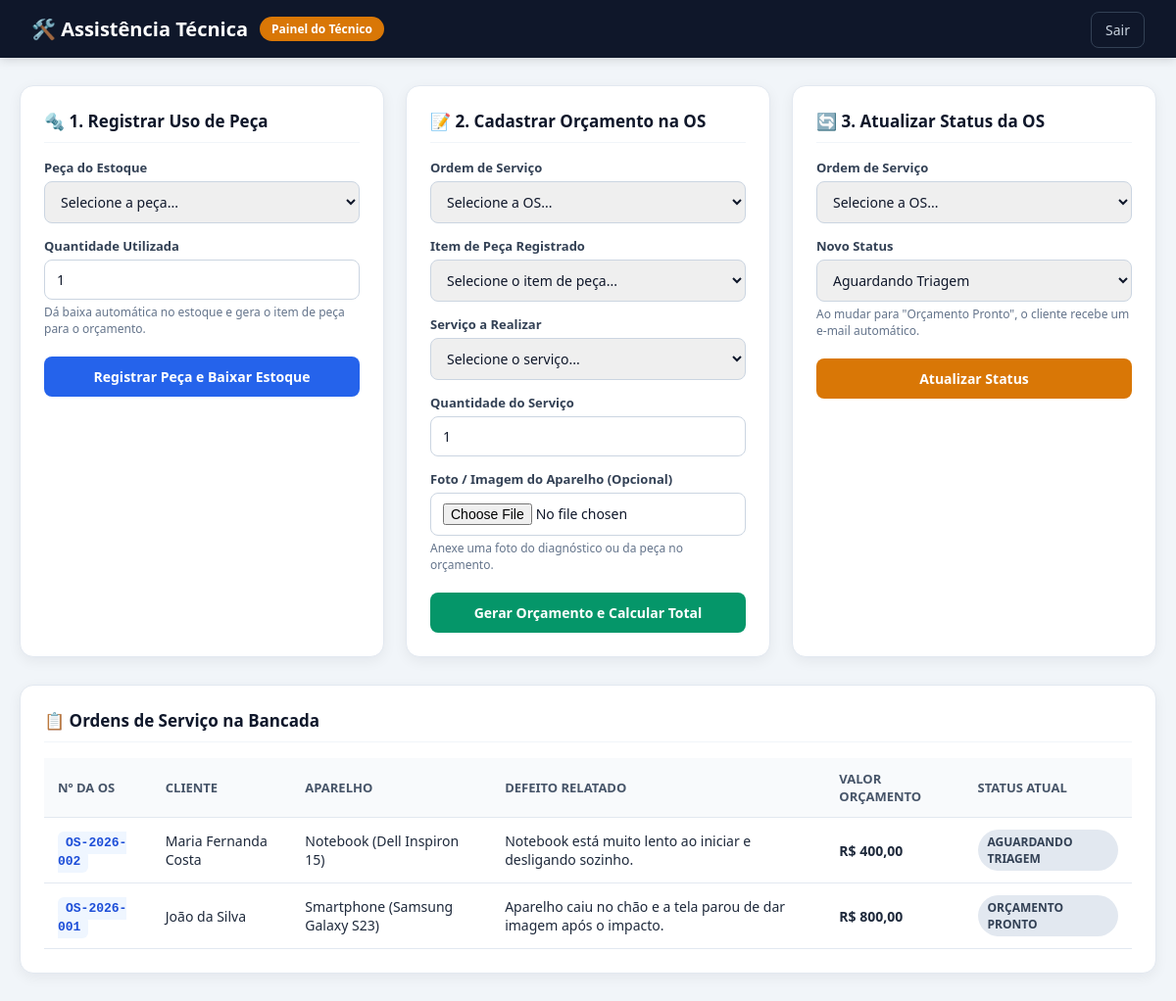
The page /tecnico/ on the database its author committed.
### app/models.py (models this page shows, shortened)
class OrdemServico(models.Model):
    STATUS_CHOICE = (
        ('AGUARDANDO TRIAGEM', 'Aguardando Triagem'),
        ('EM TRIAGEM', 'Em Triagem'),
        ('ORÇAMENTO PRONTO', 'Orçamento Pronto'),
        ('ORÇAMENTO ACEITO', 'Orçamento Aceito'),
        ('EM REPARO', 'Em Reparo'),
        ('TESTE', 'Teste'),
        ('PAGAMENTO FEITO', 'Pagamento Feito'),
        ('ENTREGUE', 'Entregue'),
        ('CANCELADO', 'Cancelado'),
    )
    def gerarNumeroOS():
        ano = datetime.date.today().year
        numero = OrdemServico.objects.filter(data_abertura__year=ano).count() + 1
        return f'OS-{ano}-{numero:03d}'
    numero_os = models.CharField(max_length=13, default=gerarNumeroOS)
    cliente = models.ForeignKey(Cliente, on_delete=models.CASCADE)
    aparelho = models.ForeignKey(Aparelho, on_delete=models.CASCADE)
    data_abertura = models.DateField()
    data_fechamento = models.DateField(null=True, blank=True)
    relato_cliente = models.TextField()
    Valor = models.ForeignKey(Orcamento, on_delete= models.CASCADE, null=True, blank=True)
    status = models.CharField(
        max_length=20,
        choices=STATUS_CHOICE,
        default = 'AGUARDANDO TRIAGEM'
    )

class Cliente(models.Model):
    user = models.OneToOneField(User, on_delete= models.CASCADE, null= True, blank = True)
    nome = models.CharField(max_length=100)
    email = models.EmailField()
    telefone = models.CharField(max_length=15)
    endereco = models.CharField(max_length=200)
    cpf = models.CharField(max_length=11)
    senha_acesso = models.CharField(max_length=10, null=True, blank=True)

class Aparelho(models.Model):
    nome = models.CharField(max_length=100)
    marca = models.CharField(max_length=100)
    modelo = models.CharField(max_length=100)
    cliente = models.ForeignKey(Cliente, on_delete=models.CASCADE)
    descricao = models.TextField()

class Orcamento(models.Model):
    QtdeS = models.ForeignKey(itemServico, on_delete=models.CASCADE, related_name='orcamentos_qtdes')
    Val_unitarioS = models.ForeignKey(itemServico, on_delete= models.CASCADE, related_name='orcamentos_vals')
    QtdeP = models.ForeignKey(itemPeca, on_delete= models.CASCADE, related_name='orcamentos_qtdep')
    Val_unitarioP = models.ForeignKey(itemPeca, on_delete= models.CASCADE, related_name='orcamentos_valp')
    Imagem = models.BinaryField(null=True, blank=True)
    def calcularpreco(self=None):
        if self is None:
            return 0.0
        return self.QtdeS.QtdeS * self.Val_unitarioS.Val_unitarioS + self.QtdeP.QtdeP * self.Val_unitarioP.Val_unitarioP
    Valor = models.FloatField(default=calcularpreco)

### app/views.py (the view, shortened to what this page needs)
# urls.py: path('tecnico/', views.painel_tecnico, name = 'painel_tecnico'),
def painel_tecnico(request):
    mensagem = None
    tecnico_obj = tecnico.objects.first()
    if not tecnico_obj:
        tecnico_obj = tecnico.objects.create(Nome="Técnico Padrão", Cargo="Técnico")
    contexto = {
        'ordens': OrdemServico.objects.all().order_by('-id'),
        'pecas': peca.objects.all(),
        'servicos': servico.objects.all(),
        'itens_peca': itemPeca.objects.all().order_by('-id'),
        'mensagem': mensagem,
    }
    return render(request, 'painel_tecnico.html', contexto)

### app/templates/painel_tecnico.html (shortened to what this page needs)
<!DOCTYPE html>
<html lang="pt-br">
<head>
</head>
<body>
    <header>
        <div class="brand">
            <h1>🛠️ Assistência Técnica</h1>
            <span class="badge-role">Painel do Técnico</span>
        </div>
        <div class="user-actions">
            <a href="{% url 'login' %}">Sair</a>
        </div>
    </header>
    <div class="container">
        <div class="grid-forms">
            <div class="card">
                <h2>🔩 1. Registrar Uso de Peça</h2>
                <form method="POST">
                    <div class="form-group">
                        <label>Peça do Estoque</label>
                        <select name="peca_id" required>
                            <option value="">Selecione a peça...</option>
                        </select>
                    </div>
                    <div class="form-group">
                        <label>Quantidade Utilizada</label>
                        <input type="number" name="quantidade" min="1" value="1" required>
                        <span class="helper-text">Dá baixa automática no estoque e gera o item de peça para o orçamento.</span>
                    </div>
                    <button type="submit" class="btn">Registrar Peça e Baixar Estoque</button>
                </form>
            </div>
            <div class="card">
                <h2>📝 2. Cadastrar Orçamento na OS</h2>
                <form method="POST" enctype="multipart/form-data">
                    <div class="form-group">
                        <label>Ordem de Serviço</label>
                        <select name="os_id" required>
                            <option value="">Selecione a OS...</option>
                        </select>
                    </div>
                    <div class="form-group">
                        <label>Item de Peça Registrado</label>
                        <select name="item_peca_id" required>
                            <option value="">Selecione o item de peça...</option>
                        </select>
                    </div>
                    <div class="form-group">
                        <label>Serviço a Realizar</label>
                        <select name="servico_id" required>
                            <option value="">Selecione o serviço...</option>
                        </select>
                    </div>
                    <div class="form-group">
                        <label>Quantidade do Serviço</label>
                        <input type="number" name="qtde_servico" min="1" value="1" required>
                    </div>
                    <div class="form-group">
                        <label>Foto / Imagem do Aparelho (Opcional)</label>
                        <input type="file" name="imagem" accept="image/*">
                        <span class="helper-text">Anexe uma foto do diagnóstico ou da peça no orçamento.</span>
                    </div>
                    <button type="submit" class="btn btn-success">Gerar Orçamento e Calcular Total</button>
                </form>
            </div>
            <div class="card">
                <h2>🔄 3. Atualizar Status da OS</h2>
                <form method="POST">
                    <div class="form-group">
                        <label>Ordem de Serviço</label>
                        <select name="os_id" required>
                            <option value="">Selecione a OS...</option>
                        </select>
                    </div>
                    <div class="form-group">
                        <label>Novo Status</label>
                        <select name="novo_status" required>
                            <option value="AGUARDANDO TRIAGEM">Aguardando Triagem</option>
                        </select>
                        <span class="helper-text">Ao mudar para "Orçamento Pronto", o cliente recebe um e-mail automático.</span>
                    </div>
                    <button type="submit" class="btn btn-warning">Atualizar Status</button>
                </form>
            </div>
        </div>
        <div class="card table-card">
            <h2>📋 Ordens de Serviço na Bancada</h2>
            <table>
                <thead>
                    <tr>
                        <th>Nº da OS</th>
                        <th>Cliente</th>
                        <th>Aparelho</th>
                        <th>Defeito Relatado</th>
                        <th>Valor Orçamento</th>
                        <th>Status Atual</th>
                    </tr>
                </thead>
                <tbody>
                    {% for os in ordens %}
                        <tr>
                            <td><span class="code-pill">{{ os.numero_os }}</span></td>
                            <td>{{ os.cliente.nome }}</td>
                            <td>{{ os.aparelho.nome }} ({{ os.aparelho.marca }} {{ os.aparelho.modelo }})</td>
                            <td>{{ os.relato_cliente }}</td>
                            <td>
                                {% if os.Valor %}
                                    <strong>R$ {{ os.Valor.Valor|floatformat:2 }}</strong>
                                {% else %}
                                    -
                                {% endif %}
                            </td>
                            <td><span class="status-badge">{{ os.status }}</span></td>
                        </tr>
                    {% empty %}
                        <tr>
                            <td colspan="6">Nenhuma Ordem de Serviço registrada no momento.</td>
                        </tr>
                    {% endfor %}
                </tbody>
            </table>
        </div>
    </div>
</body>
</html>

### app/templates/painel_tecnico.html (style rules this page uses)
* { box-sizing: border-box; margin: 0; padding: 0; font-family: 'Segoe UI', Tahoma, Geneva, Verdana, sans-serif; }
body { background-color: #f1f5f9; color: #1e293b; min-height: 100vh; }
header { background-color: #0f172a; color: #ffffff; padding: 16px 32px; display: flex; align-items: center; justify-content: space-between; box-shadow: 0 2px 10px rgba(0, 0, 0, 0.15); }
header .brand { display: flex; align-items: center; gap: 12px; }
header h1 { font-size: 20px; font-weight: 700; }
header .badge-role { background-color: #d97706; color: #ffffff; padding: 4px 12px; border-radius: 999px; font-size: 12px; font-weight: 600; }
header .user-actions a { color: #cbd5e1; text-decoration: none; font-size: 14px; padding: 8px 14px; border: 1px solid #334155; border-radius: 8px; transition: all 0.2s; }
.container { max-width: 1280px; margin: 28px auto; padding: 0 20px; }
.grid-forms { display: grid; grid-template-columns: repeat(auto-fit, minmax(360px, 1fr)); gap: 22px; margin-bottom: 28px; }
.card { background-color: #ffffff; border-radius: 14px; padding: 24px; box-shadow: 0 4px 14px rgba(15, 23, 42, 0.06); border: 1px solid #e2e8f0; }
.card h2 { font-size: 17px; font-weight: 700; color: #0f172a; margin-bottom: 16px; padding-bottom: 10px; border-bottom: 1px solid #f1f5f9; display: flex; align-items: center; gap: 8px; }
.form-group { margin-bottom: 14px; }
.form-group label { display: block; font-size: 13px; font-weight: 600; color: #334155; margin-bottom: 5px; }
.form-group input, .form-group select { width: 100%; padding: 10px 12px; border: 1.5px solid #cbd5e1; border-radius: 8px; font-size: 14px; color: #0f172a; outline: none; transition: border-color 0.2s; }
.helper-text { display: block; font-size: 12px; color: #64748b; margin-top: 4px; }
.btn { width: 100%; padding: 11px 16px; background-color: #2563eb; color: #ffffff; border: none; border-radius: 8px; font-size: 14px; font-weight: 600; cursor: pointer; transition: background-color 0.2s; margin-top: 6px; }
.btn-warning { background-color: #d97706; }
.btn-success { background-color: #059669; }
.table-card { margin-bottom: 24px; overflow-x: auto; }
table { width: 100%; border-collapse: collapse; font-size: 14px; }
th, td { text-align: left; padding: 12px 14px; border-bottom: 1px solid #e2e8f0; }
th { background-color: #f8fafc; color: #475569; font-weight: 600; font-size: 13px; text-transform: uppercase; }
.code-pill { background-color: #eff6ff; color: #1d4ed8; font-family: monospace; font-weight: 700; padding: 4px 8px; border-radius: 6px; font-size: 13px; }
.status-badge { display: inline-block; padding: 4px 10px; border-radius: 999px; font-size: 12px; font-weight: 600; background-color: #e2e8f0; color: #334155; }

### rows shown on the page
OrdemServico: numero_os "OS-2026-002", cliente.nome "Maria Fernanda Costa", aparelho.nome "Notebook", aparelho.marca "Dell", aparelho.modelo "Inspiron 15", relato_cliente "Notebook está muito lento ao iniciar e desligando sozinho.", Valor.Valor "400,00", status "AGUARDANDO TRIAGEM"
OrdemServico: numero_os "OS-2026-001", cliente.nome "João da Silva", aparelho.nome "Smartphone", aparelho.marca "Samsung", aparelho.modelo "Galaxy S23", relato_cliente "Aparelho caiu no chão e a tela parou de dar imagem após o impacto.", Valor.Valor "800,00", status "ORÇAMENTO PRONTO"
